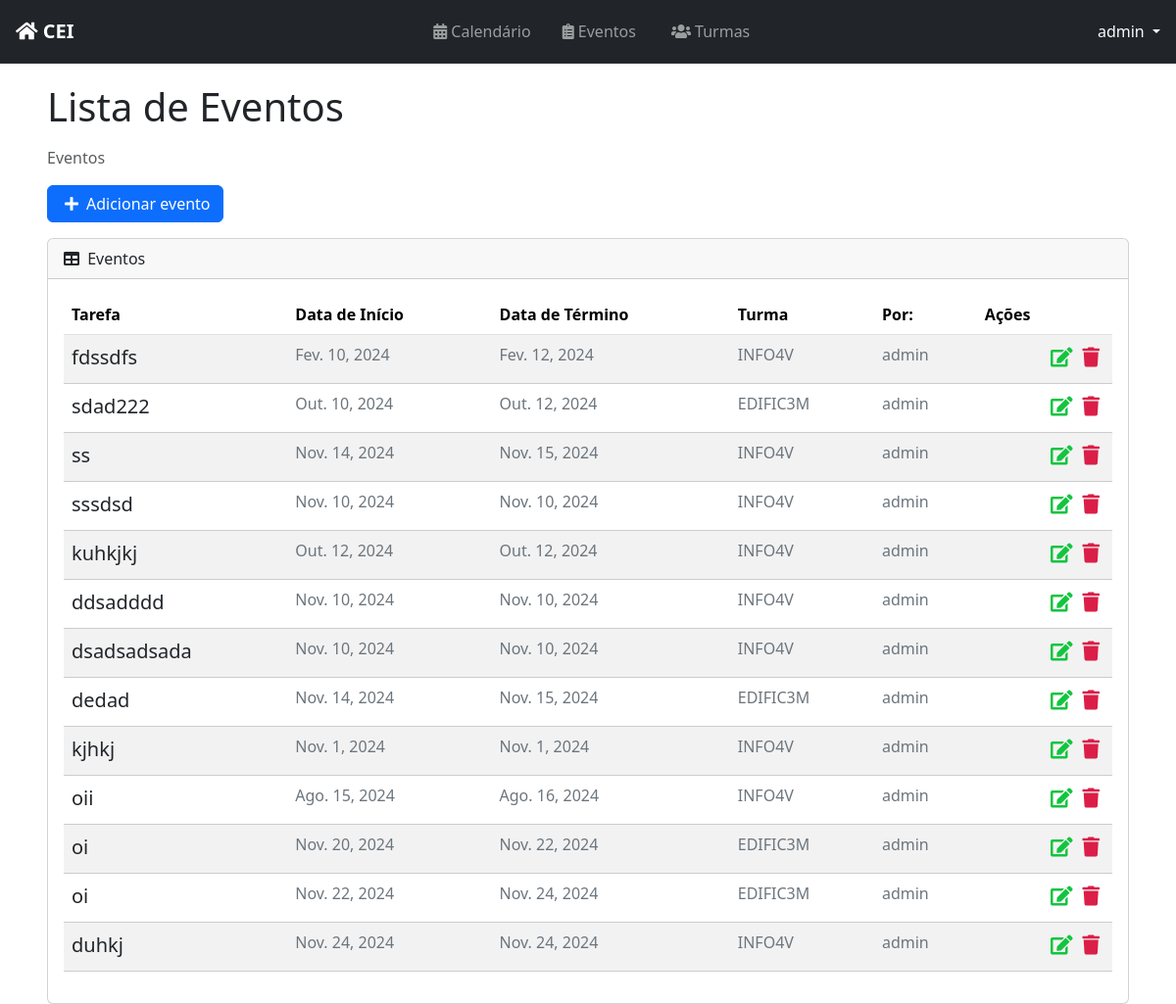
Page /list/ (signed in) on the committed database.
### profiles/models.py (models this page shows, shortened)
class CustomUser(AbstractUser):
    id = models.BigAutoField(primary_key=True)
    turma = models.ForeignKey('classes.Turma', on_delete=models.SET_NULL, blank=True, null=True)

### tasks/models.py (models this page shows, shortened)
class Task(models.Model):
    id = models.BigAutoField(primary_key=True)
    title = models.CharField(max_length=255)
    description = models.TextField()
    start_date = models.DateField()
    end_date = models.DateField()
    total_subs = models.PositiveIntegerField(default=0)
    subs = models.PositiveIntegerField(default=0)
    start_time = models.TimeField()
    end_time = models.TimeField()
    usuario = models.ForeignKey(CustomUser, on_delete=models.PROTECT)
    turma = models.ForeignKey('classes.Turma', on_delete=models.CASCADE)
    created_at = models.DateTimeField(auto_now_add=True)
    updated_at = models.DateTimeField(auto_now=True)

### classes/models.py (models this page shows, shortened)
class Turma(models.Model):
    TURNO_CHOICES = [
        ('manha', 'Manhã'),
        ('tarde', 'Tarde'),
        ('noite', 'Noite'),
    ]
    CURSO_CHOICES = [
        ('edificacoes', 'Edificações'),
        ('informatica', 'Informática'),
        ('meio_ambiente', 'Meio Ambiente'),
        ('matematica', 'Matemática'),
    ]
    SERIE_CHOICES = [
        ('1', '1º Ano'),
        ('2', '2º Ano'),
        ('3', '3º Ano'),
        ('4', '4º Ano'),
    ]
    nome = models.CharField(max_length=8, unique=True)
    serie = models.CharField(max_length=1, choices=SERIE_CHOICES)
    turno = models.CharField(max_length=5, choices=TURNO_CHOICES)
    curso = models.CharField(max_length=15, choices=CURSO_CHOICES)

### tasks/views.py (the view)
# urls.py: path('list/', TaskListView.as_view(), name='task-list'),
class TaskListView(GroupRequiredMixin, LoginRequiredMixin, ListView):
    group_required = u"Docente"
    login_url = reverse_lazy('login')
    model = Task
    template_name = 'tasks/list.html'
    context_object_name = 'tasks'
    ordering = '-created_at'
    def get_queryset(self):
        self.tasks = Task.objects.filter(usuario=self.request.user)
        return self.tasks

### tasks/templates/tasks/list.html (shortened to what this page needs)
{% extends 'base.html' %}
{% block content %}
<div class="container-fluid">
    <h1 class="mb-3">Lista de Eventos</h1>
    <ol class="breadcrumb mb-3">
        <li class="breadcrumb-item active">Eventos</li>
    </ol>
    <div class="row mb-3">
        <div class="col-12 col-sm-auto">
            <a id="add-link" href="{% url 'new-task' %}" class="btn btn-primary d-flex align-items-center">
                <i class="fas fa-plus me-2"></i> Adicionar evento
            </a>
        </div>
    </div>
    <div class="card">
        <div class="card-header">
            <i class="fas fa-table me-1"></i>
            Eventos
        </div>
        <div class="card-body">
            <div class="table-responsive">
                <table id="datatablesSimple" class="table table-striped table-hover">
                    <thead class="table">
                        <tr>
                            <th>Tarefa</th>
                            <th>Data de Início</th>
                            <th>Data de Término</th>
                            <th>Turma</th>
                            <th>Por:</th>
                            <th>Ações</th>
                        </tr>
                    </thead>
                    <tbody>
                        {% for task in tasks %}
                        <tr class="task-item">
                            <td>
                                <a href="/task/{{ task.id }}" class="text-decoration-none text-dark">{{ task.title }}</a>
                            </td>
                            <td style="color: #6c757d;" class="fs-6">{{ task.start_date }}</td>
                            <td style="color: #6c757d;" class="fs-6">{{ task.end_date }}</td>
                            <td style="color: #6c757d;" class="fs-6">{{ task.turma.nome }}</td>
                            <td style="color: #6c757d;" class="fs-6">{{ task.usuario.username }}</td>
                            <td>
                                <a href="{% url 'delete-task' task.id %}" class="text-danger me-2"><i class="fas fa-trash"></i></a>
                                <a href="{% url 'edit-task' task.id %}" class="text-warning"><i class="fas fa-edit"></i></a>
                            </td>
                        </tr>
                        {% endfor %}
                    </tbody>
                </table>
            </div>
        </div>
    </div>
</div>
{% endblock %}
{% block scripts %}
<link href="https://cdn.jsdelivr.net/npm/simple-datatables@7.1.2/dist/style.min.css" rel="stylesheet" />
{% endblock %}

### tasks/templates/base.html (shortened to what this page needs)
{% load static %}
<!DOCTYPE html>
<html lang="en">
<head>
    <link href="{% static 'bootstrap/css/bootstrap.min.css' %}" rel="stylesheet">
    <link rel="stylesheet" href="https://use.fontawesome.com/releases/v5.7.2/css/all.css">
    <link rel="stylesheet" href="{% static 'css/styles.css' %}">
    <link href="{% static 'css/datatables.min.css' %}" rel="stylesheet">
</head>
<body>
  <nav class="navbar navbar-expand-lg navbar-dark bg-dark">
    <div class="container-fluid">
      <a class="navbar-brand" href="{% url 'dashboard' %}">
        <i class="fas fa-home"></i> CEI
      </a>
      <div class="collapse navbar-collapse" id="navbarSupportedContent">
        <ul class="navbar-nav me-auto mb-2 mb-lg-0">
          <li class="nav-item">
            <a class="nav-link" aria-current="page" href="{% url 'calendar' %}">
              <i class="fas fa-calendar-alt"></i> Calendário
            </a>
          </li>
            {% if user.is_authenticated %}
          <li class="nav-item mx-lg-3">
            <a class="nav-link" aria-current="page" href="{% url 'task-list' %}">
              <i class="fas fa-clipboard-list"></i> Eventos
            </a>
          </li>
          <li class="nav-item mx-lg-1">
            <a class="nav-link" href="{% url 'lista-turmas' %}">
              <i class="fas fa-users"></i> Turmas
            </a>
          </li>
        </ul>
        <div class="dropdown">
          <a class="nav-link dropdown-toggle text-light" href="#" id="navbarDropdown" role="button" data-bs-toggle="dropdown" aria-expanded="false">
            {{ user.username }}
          </a>
        </div>
        {% else %}
        <li class="nav nav-pills flex-column">
          <a href="{% url 'login' %}" class="nav-link text-white">
            Login
          </a>
        </li>
        {% endif %}
      </div>
    </div>
  </nav>
  <div class="container-fluid px-5">
    <div class="col-12">
      {% block content %}
      {% endblock %}
    </div>
  </div>
  {% block scripts %}
  {% endblock %}
</body>
</html>

### tasks/static/css/styles.css (style rules this page uses)
.container-fluid { padding: 0; }
.navbar { border-bottom: 1px solid #333; margin-bottom: 20px; }
.navbar-nav { margin: auto; }
.navbar-brand { font-weight: bold; }
#add-link { text-decoration: none; }
.fas.fa-plus { color: #FFF; margin-right: 10px; margin-left: 5px; }
.task-item { list-style: none; font-size: 20px; height: 50px; padding-top: 10px; border-bottom: 1px dashed #CCC; }
.fas.fa-trash { color: #db1e47; cursor: pointer; margin: 5px; font-size: 20px; float: right; }
.fas.fa-edit { color: #13c43f; cursor: pointer; margin: 5px; font-size: 20px; float: right; }

### tasks/templates/base.html (style rules this page uses)
.navbar { padding: 0.75rem 1rem; }

### rows in the picture
CustomUser: username "admin"
Task: title "fdssdfs", start_date "Fev. 10, 2024", end_date "Fev. 12, 2024", turma.nome "INFO4V", usuario.username "admin"
Task: title "sdad222", start_date "Out. 10, 2024", end_date "Out. 12, 2024", turma.nome "EDIFIC3M", usuario.username "admin"
Task: title "ss", start_date "Nov. 14, 2024", end_date "Nov. 15, 2024", turma.nome "INFO4V", usuario.username "admin"
Task: title "sssdsd", start_date "Nov. 10, 2024", end_date "Nov. 10, 2024", turma.nome "INFO4V", usuario.username "admin"
Task: title "kuhkjkj", start_date "Out. 12, 2024", end_date "Out. 12, 2024", turma.nome "INFO4V", usuario.username "admin"
Task: title "ddsadddd", start_date "Nov. 10, 2024", end_date "Nov. 10, 2024", turma.nome "INFO4V", usuario.username "admin"
Task: title "dsadsadsada", start_date "Nov. 10, 2024", end_date "Nov. 10, 2024", turma.nome "INFO4V", usuario.username "admin"
Task: title "dedad", start_date "Nov. 14, 2024", end_date "Nov. 15, 2024", turma.nome "EDIFIC3M", usuario.username "admin"
Task: title "kjhkj", start_date "Nov. 1, 2024", end_date "Nov. 1, 2024", turma.nome "INFO4V", usuario.username "admin"
Task: title "oii", start_date "Ago. 15, 2024", end_date "Ago. 16, 2024", turma.nome "INFO4V", usuario.username "admin"
Task: title "oi", start_date "Nov. 20, 2024", end_date "Nov. 22, 2024", turma.nome "EDIFIC3M", usuario.username "admin"
Task: title "oi", start_date "Nov. 22, 2024", end_date "Nov. 24, 2024", turma.nome "EDIFIC3M", usuario.username "admin"
Task: title "duhkj", start_date "Nov. 24, 2024", end_date "Nov. 24, 2024", turma.nome "INFO4V", usuario.username "admin"
